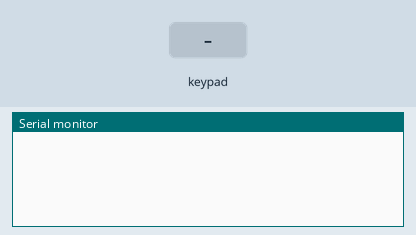
Simulated run of this sketch. Board: Arduino Uno, built with avr-gcc and run on an emulated ATmega328P. Parts: the last lines printed to the serial monitor. Wiring (inferred from the names in the program): 4×3 keypad with keys 1 2 3 4 5 6 7 8 9 * 0 #: rows pin 3, pin 8, pin 7, pin 5; columns pin 6, pin 4, pin 2. The test bench sets the inputs (shaded band).

Above: at 1.2 s.
1.3 s: key '1' pressed
At 2.1 s:
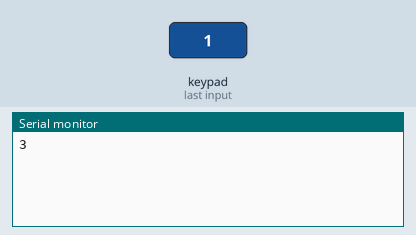
2.8 s: keypad keys 1 2 * pressed 0.4 s apart
At 5.1 s:
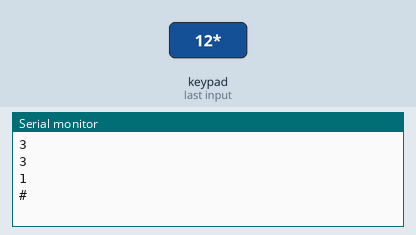
5.5 s: key '0' pressed
At 6.5 s:
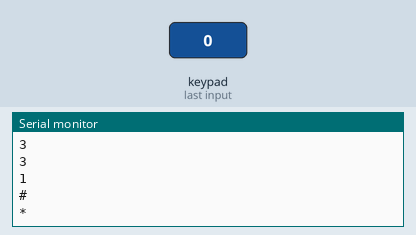
7.0 s: keypad keys 1 2 # pressed 0.4 s apart
At 8.3 s:
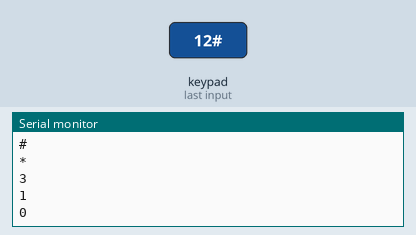
Timing chart, 0 to 10.0 s (numbered marks = the images above; inputs shaded):
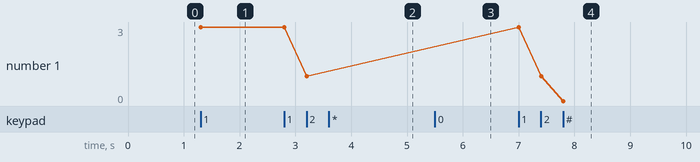

The sketch:

test-tastierino.ino
```cpp
#define ROWS 4
#define COLS 3
#define R1 3
#define R2 8
#define R3 7
#define R4 5
#define C1 4
#define C2 2
#define C3 6
char keys[ROWS][COLS] = {
  {'1','2','3'},
  {'4','5','6'},
  {'7','8','9'},
  {'*','0','#'}
};
char curkey=NULL;
char oldkey=NULL;
char getKey(void);
void setup() {
  // put your setup code here, to run once:
  pinMode(R1,INPUT_PULLUP);
  pinMode(R2,INPUT_PULLUP);
  pinMode(R3,INPUT_PULLUP);
  pinMode(R4,INPUT_PULLUP);
  pinMode(C1,OUTPUT);
  pinMode(C2,OUTPUT);
  pinMode(C3,OUTPUT);
  digitalWrite(C1,HIGH);
  digitalWrite(C2,HIGH);
  digitalWrite(C3,HIGH);
  Serial.begin(9600);
}

void loop() {
  curkey=getKey();
  if (curkey!=NULL) Serial.println(curkey);
}

char getKey(void){
  int r1,r2,r3,r4;
  char c=NULL;
  //test C1
  digitalWrite(C1,LOW);
  digitalWrite(C2,HIGH);
  digitalWrite(C3,HIGH);
  r1=digitalRead(R1);
  r2=digitalRead(R2);
  r3=digitalRead(R3);
  r4=digitalRead(R4);

  if      (r1==LOW) {c=keys[0][0];}
  else if (r2==LOW) {c=keys[1][0]; }
  else if (r3==LOW) {c=keys[2][0]; }
  else if (r4==LOW) {c=keys[3][0]; }
  //test C2
  digitalWrite(C1,HIGH);
  digitalWrite(C2,LOW);
  digitalWrite(C3,HIGH);
  r1=digitalRead(R1);
  r2=digitalRead(R2);
  r3=digitalRead(R3);
  r4=digitalRead(R4);
  if      (r1==LOW) {c=keys[0][1]; }
  else if (r2==LOW) {c=keys[1][1]; }
  else if (r3==LOW) {c=keys[2][1]; }
  else if (r4==LOW) {c=keys[3][1]; }
   //test C3
  digitalWrite(C1,HIGH);
  digitalWrite(C2,HIGH);
  digitalWrite(C3,LOW);
  r1=digitalRead(R1);
  r2=digitalRead(R2);
  r3=digitalRead(R3);
  r4=digitalRead(R4);
  if      (r1==LOW) {c=keys[0][2]; }
  else if (r2==LOW) {c=keys[1][2]; }
  else if (r3==LOW) {c=keys[2][2]; }
  else if (r4==LOW) {c=keys[3][2]; }
  if(c==oldkey){
    c=NULL;
  }

  else {
    oldkey=c;
  }
  delay(1);
  return c;
}
```

Measured:
- after the input at 1.3 s, the serial monitor: prints a new line at once (image 1)
- after the input at 2.8 s, the serial monitor: prints a new line after 0.40 s (image 2)
- after the input at 5.5 s, the serial monitor: prints a new line at once (image 3)
- after the input at 7.0 s, the serial monitor: prints a new line at once (image 4)
- plotted number 1: 3 → 1 after the input at 2.8 s, 1 → 0 after the input at 7.0 s
